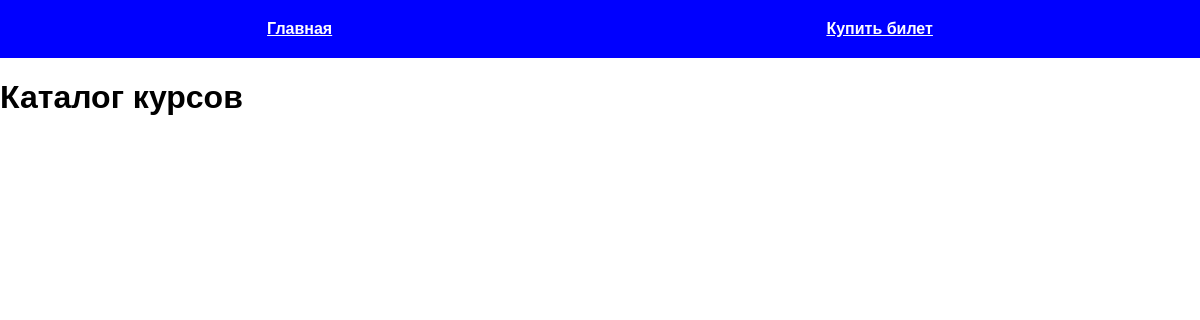
Before: / with the older database file.
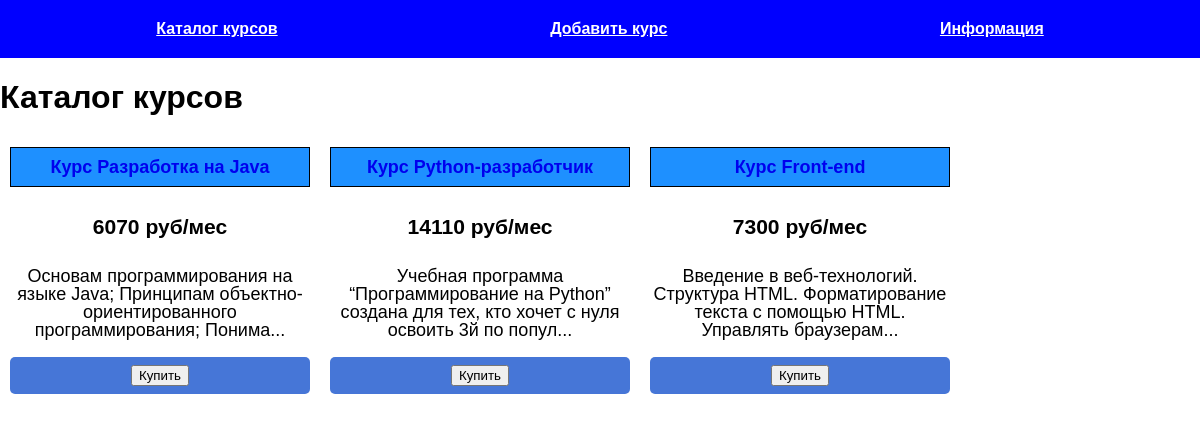
After: the same page with the newer database file.
### tables this page shows
CREATE TABLE mainmenu(
    id INTEGER PRIMARY KEY AUTOINCREMENT,
    title TEXT NOT NULL,
    url TEXT NOT NULL
);

CREATE TABLE posts(
    id INTEGER PRIMARY KEY AUTOINCREMENT,
    title TEXT NOT NULL,
    price TEXT NOT NULL,
    text TEXT NOT NULL,
    url TEXT NOT NULL,
    time INTEGER NOT NULL
);

### main.py (the view)
@app.route("/")
def index():
    db = get_db()
    dbase = FDataBase(db)
    return render_template('index.html', title="Каталог курсов", menu=dbase.get_menu(), posts=dbase.get_posts_anonce())

### FDataBase.py (called while the page is built)
    def get_menu(self):
        sql = "SELECT * FROM mainmenu"
        try:
            self.__cur.execute(sql)
            res = self.__cur.fetchall()
            if res:
                return res
        except IOError:
            print("Ошибка чтения из БД")
        return []

    def get_posts_anonce(self):
        try:
            self.__cur.execute("SELECT id, title, price, text, url FROM posts ORDER BY time DESC")
            res = self.__cur.fetchall()
            if res:
                return res
        except sqlite3.Error as e:
            print("Ошибка получения курса из БД:", e)
        return []

### main.py (called while the page is built)
def connect_db():
    con = sqlite3.connect(app.config['DATABASE'])
    con.row_factory = sqlite3.Row
    return con

def get_db():
    if not hasattr(g, 'link_db'):
        g.link_db = connect_db()
    return g.link_db

### templates/index.html (shortened to what this page needs)
{% extends 'base.html' %}
{% block content %}
{{ super() }}
{% for p in posts %}
<div class="block">
    <div class="title"><a href="{{ url_for('add_info', alias=p.url) }}">{{ p.title }}</a></div>
    <h3 class="price">{{ p.price }}</h3>
    <div class="text">{{ p.text[:100] | striptags }}...</div>
    <br>
    <div class="buy"><input type="submit" value="Купить"></div>
</div>
{% endfor %}
{% endblock %}

### templates/base.html (shortened to what this page needs)
<!DOCTYPE html>
<html lang="en">
<head>
    <link rel="stylesheet" href="{{ url_for('static', filename='css/style.css') }}">
</head>
<body>
{% block content %}
    {% block mainmenu %}
    <ul class="menu">
        {% for m in menu %}
        <li><a href="{{ m.url }}">{{ m.title }}</a></li>
        {% endfor %}
    </ul>
    {% endblock %}
<div class="content">
    {% if title %}
        <h1>{{ title }}</h1>
    {% else %}
        <h1></h1>
    {% endif %}
{% endblock %}
</div>
</body>
</html>

### static/css/style.css (style rules this page uses)
body { margin: 0; padding: 0; font-family: Verdana, Geneva, Tahoma, sans-serif; }
.menu { display: flex; justify-content: space-around; list-style: none; background: blue; padding: 20px; margin-top: 0; }
.menu a { font-weight: bold; color: white; }
.block { margin-top: -1px; margin-bottom: 40px; display: block; padding: 10px; float: left; line-height: 18px; font-size: 18px; margin-right: auto; text-align: center; width: 300px; height: 300px }
div.title a { text-decoration: none; display: block; }
.title { margin: 0; font-weight: bold; border: 1px solid; text-align: center; background: dodgerblue; list-style: none; padding: 10px 20px; }
.price { text-align: center; padding: 10px 20px; background: white; }
.text { text-align: center; background: white; }
.buy { appearance: none; border: 0; border-radius: 5px; background: #4676D7; color: #fff; padding: 8px 16px; font-size: 16px; }

Changed rows visible on the page:
changed mainmenu: title "Главная" → "Каталог курсов"; title (not shown) → "Каталог курсов"
changed mainmenu: title "Купить билет" → "Добавить курс"
added mainmenu: title "Информация"
added posts: title "Курс Разработка на Java", price "6070 руб/мес", text "Основам программирования на языке Java; Принципам объектно-ориентированного программирования; Понима"
added posts: title "Курс Python-разработчик", price "14110 руб/мес", text "Учебная программа “Программирование на Python” создана для тех, кто хочет с нуля освоить 3й по попул"
added posts: title "Курс Front-end", price "7300 руб/мес", text "Введение в веб-технологий. Структура HTML. Форматирование текста с помощью HTML. Управлять браузерам"
Other visible differences:
{{ title }}: "Каталог курсов" → (not shown)
